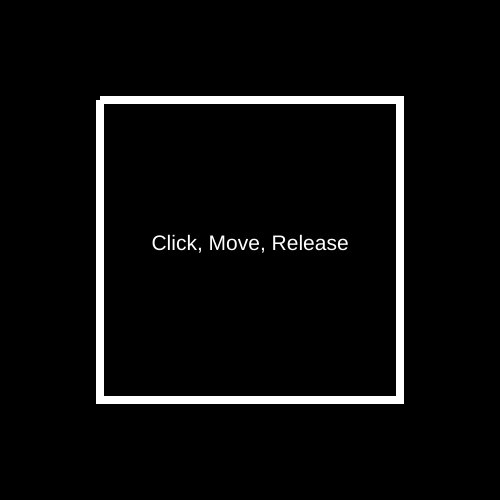
Frame 1 (no input)
Frame 60 (no input): identical to frame 1, image omitted
Frame 120 (the mouse pressed at the canvas centre since frame 60): identical to frame 1, image omitted

The p5.js sketch that drew this single still picture (run headless with seeded random() and noise() and a simulated clock; from frame 60 on, the mouse is pressed at the canvas centre):

// p5.js sketch
// ── sketch.js
const FRAME_RATE = 30;
const EPSILON = 0.0001;
let startX, startY, endX, endY;
let isFixed = false;
let vertices = [];
let intersections = [];

function setup() {
  frameRate(FRAME_RATE);
  createCanvas(500, 500);
  background(0);
  strokeWeight(8);
  strokeCap(SQUARE);

  vertices.push(createVector(100, 100));
  vertices.push(createVector(400, 100));
  vertices.push(createVector(400, 400));
  vertices.push(createVector(100, 400));
}

function draw() {
  background(0);

  noStroke();
  fill(255);
  textSize(21);
  textFont('Helvetica');
  textAlign(CENTER);
  text("Click, Move, Release", width/2, height/2);

  noFill();
  stroke(255);
  if(isFixed) {
    line(startX, startY, endX, endY);
  } else {
    line(startX, startY, mouseX, mouseY);
  }

  noFill();
  stroke(255);
  beginShape();
  for(let i=0; i<vertices.length; i++) {
    vertex(vertices[i].x, vertices[i].y);
  }
  vertex(vertices[0].x, vertices[0].y);
  endShape();

  let ilen = intersections.length;
  if(ilen > 0) {
    noFill();
    stroke(255, 0, 0);
    beginShape();
    for(let i=0; i<ilen; i++) {
      vertex(intersections[i].x, intersections[i].y);
    }
    endShape();
  }
}

function intersect(a, b, da, db) {
  let b2 = b.copy();
  b2.sub(a);
  b2.mult(da / (da - db));
  return p5.Vector.add(a, b2);
}

function assignIntersection(n, d) {
  let vlen = vertices.length;
  let a = vertices[vlen-1];
  let da = p5.Vector.dot(n, a) - d;

  for(let i=0; i<vlen; i++) {
    let b = vertices[i];
    let db = p5.Vector.dot(n, b) - d;

    if(db > EPSILON) {
      if(da < -EPSILON) {
        let p = intersect(b, a, db, da);
        intersections.push(p);
      }
    } else if(db < -EPSILON) {
      if(da > EPSILON) {
        let p = intersect(a, b, da, db);
        intersections.push(p);
      }
    }
    a = b;
    da = db;
  }
}

function assignStartPoint() {
  isFixed = false;
  startX = mouseX;
  startY = mouseY;
}

function assignEndPoint() {
  isFixed = true;
  endX = mouseX;
  endY = mouseY;
  intersections = [];

  let start = createVector(startX, startY);
  let end = createVector(endX, endY);
  let n = p5.Vector.sub(end, start);
  let l = n.mag();
  n.normalize();
  n.set(-n.y, n.x);
  let d = p5.Vector.dot(end, n);
  assignIntersection(n, d);
}

function mousePressed() {
  assignStartPoint();
}

function mouseReleased() {
  assignEndPoint();
}

function touchStarted() {
  assignStartPoint();
}

function touchEnded() {
  assignEndPoint();
}
